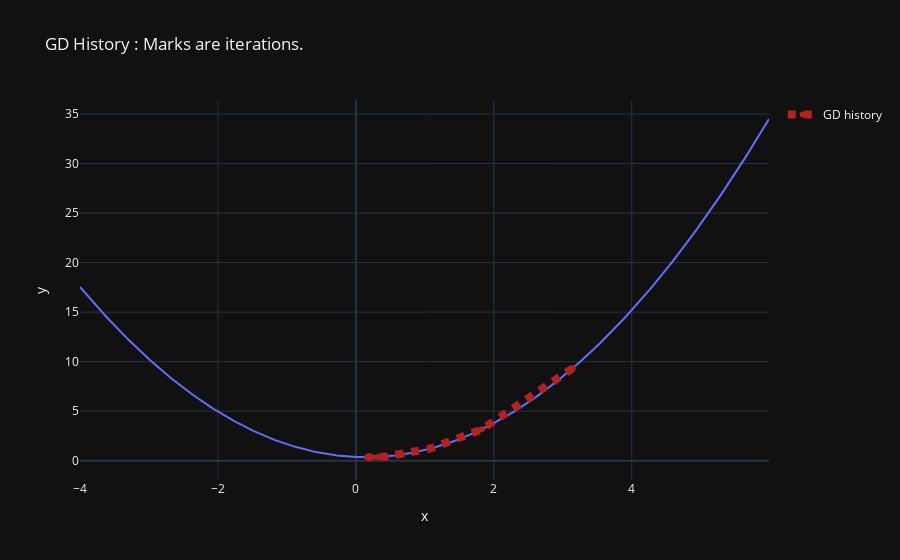

Notebook source saved alongside this figure:
### Markdown cell above
# Task 3
Train a  linear regression with a L2 loss on the training data using Gradient Descent. 
The code below should give a (non-vectorized) on how it is found.  

The gradient is found as:  
$ L = \frac{1}{2}(\hat{y} - y )^2 $  

$ \hat{y} = f_\theta(x) = \theta$  


$ \frac{\partial L}{\partial\theta} = \frac{\partial L}{\partial \hat{y}} \frac{\partial \hat{y}}{\partial \theta}$ (using the chain rule).

With:  
$\frac{\partial L}{\partial \hat{y}} = (\hat{y} - y) \times 1 = (\hat{y} - y)$  

$\frac{\partial \hat{y}}{\partial \theta} = 1  $


Gives us:  
$\frac{\partial L}{\partial\theta} = (\hat{y} - y)$


### Questions:
1) Find a set of hyperparameters that converge for $\theta_{\text{init}} = 5.5$.  How can we determine if the algorithm has converged?  
2) Can you find a learning rate that the algorithm does not converge for?  
3) What is the "best" learning rate for this particular dataset?

### Code cell
import numpy as np
import plotly.express as px
import plotly.graph_objects as go


def gradient_of_J(theta, x, y):
    # 
    y_hat = theta
    
    # dL / dy_hat
    dLdy = (y_hat - y)
    
    # dy_hat / dTheta
    dy_HatdTheta = 1
    
    # chain rule
    dLdTheta = dLdy * dy_HatdTheta
    
    return dLdTheta


def calculate_l2_loss_non_vectorized(theta, xs, ys):
    loss = 0.0
    for k in range(ys.shape[0]):
        y_pred = theta 
        loss += (y_pred - ys[k])**2

    
    mean_loss = loss / ys.shape[0]
    return mean_loss


    

initial_theta = 5.5

learning_rate = 0.44
theta = np.array([initial_theta])
m = x_train.shape[0]
n_steps = 10

print("Running GD with initial theta: {:.2f}, learning rate: {} over {} datapoints for {} steps".format(
    theta.item(),
    learning_rate,
    m,
    n_steps))


search_history = []
for steps in range(n_steps):

    gradient_theta_sum = 0.0
    for k in range(m):
        gradient_theta_sum += gradient_of_J(theta, x_train[k], y_train[k])

    mean_gradient = (1/m) * gradient_theta_sum
    loss = calculate_l2_loss_non_vectorized(theta, x_train, y_train)

    print("[visit] theta: {:.2f} => loss: {:.2f}".format(theta.item(), loss.item()))

    # update theta using GD
    theta = theta - (learning_rate * mean_gradient)
    search_history.append((theta, loss))

    


# quick helper to generate plots 
loss_x = np.arange(-4, 6, 0.01)

loss_y = np.array([calculate_l2_loss_non_vectorized(t, x_train, y_train) for t in loss_x])

fig = px.line(x=loss_x, y=loss_y, title="GD History : Marks are iterations.")


x_visit, _ = list(zip(*search_history))
x_visit = np.concatenate(x_visit)
y_visit = np.array([calculate_l2_loss_non_vectorized(t, x_train, y_train) for t in x_visit])

fig.add_trace(go.Scatter(x=x_visit, y=y_visit, name='GD history',
                         line = dict(color='firebrick', width=8, dash='dot')))

fig.show()

### Figure 1 — Plotly figure (JSON) as saved in the notebook; plotly's stock layout.template omitted (floating-point values rounded to 4 significant figures; data arrays with more than 128 entries replaced by an {"elided": "..."} marker saying what was removed)
{"data": [{"hovertemplate": "x=%{x}<br>y=%{y}<extra></extra>", "legendgroup": "", "line": {"color": "#636efa", "dash": "solid"}, "marker": {"symbol": "circle"}, "mode": "lines", "name": "", "orientation": "v", "showlegend": false, "x": {"elided": "1000 float values"}, "xaxis": "x", "y": {"elided": "1000 float values"}, "yaxis": "y", "type": "scatter"}, {"line": {"color": "firebrick", "dash": "dot", "width": 8}, "name": "GD history", "x": [3.145, 1.825, 1.087, 0.6732, 0.4415, 0.3118, 0.2392, 0.1985, 0.1757, 0.1629], "y": [9.338, 3.169, 1.234, 0.6276, 0.4374, 0.3777, 0.359, 0.3531, 0.3513, 0.3507], "type": "scatter"}], "layout": {"xaxis": {"anchor": "y", "domain": [0.0, 1.0], "title": {"text": "x"}}, "yaxis": {"anchor": "x", "domain": [0.0, 1.0], "title": {"text": "y"}}, "legend": {"tracegroupgap": 0}, "title": {"text": "GD History : Marks are iterations."}}}
